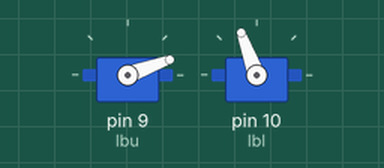
A sketch run on a simulated Arduino Uno, built with avr-gcc and run on an emulated ATmega328P. Shown: 2 × servo.

Above: at 0.05 s.
Timing chart, 0 to 3.0 s (numbered marks = the images above):
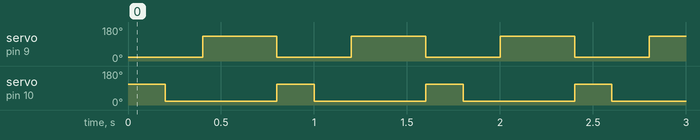

The sketch:

Squirrel_Arduino.ino
```cpp
#include <Servo.h>

Servo lbu;  // create servo object to control a servo
Servo lbl;
// twelve servo objects can be created on most boards
int angle_offset = 20;
int max_angle = 145;
int pos = 0;    // variable to store the servo position
int len_upper = 40;
int len_lower = 40;
int ht = 100;
void setup() {
  lbu.attach(9);  // attaches the servo on pin 9 to the servo object
  lbl.attach(10);
  lbu.write(90+angle_offset);
  lbl.write(angle_offset);
}
void writeAdjusted(Servo servo, int angle) {
  // kludge wrapper to restrict pulse limits and write the angle in real bounds :(
  int new_angle = angle;
  new_angle = new_angle > 0 ? new_angle : 0;
  new_angle = new_angle + angle_offset;
  new_angle = new_angle <= max_angle ? new_angle : max_angle;
  servo.write(new_angle);

}
void setKinematicStep(int angle_upper, int target_height, boolean concave) {
  // Specify angle from -a to +a (where a is roughly 60)
  // Will try to match lower joint parameter to achieve desired height with given upper joint parameter
  // If angle is out of bounds, will go to 'closest' option.
  writeAdjusted(lbu, 90 + angle_offset + angle_upper);
  int h_lower = target_height - len_upper * cos(PI * angle_upper / 180); //estimate lower leg desired height;
  int projected_angle = acos(float(h_lower)/float(len_lower))* 180 / PI;
  if (concave) {
    writeAdjusted(lbl, projected_angle + angle_upper + angle_offset);
  } else {
    writeAdjusted(lbl, angle_upper + angle_offset - projected_angle);
  }
}

void KinematicAngleSweep(int start_angle, int end_angle, int height){
  // Assumes concave leg configuration
  if (end_angle < start_angle) { // avoid infinite loop
    end_angle = start_angle; // set kinematic position to start_angle only, no sweep
  }
  int angle = start_angle;
  while (angle <= end_angle) {
    setKinematicStep(angle, height, true);
    angle++;
    delay(5);
  }
}

void KinematicAngleSweepWithPropulsion(int start_angle, int end_angle, int height, int height_delta){
  // Assumes concave leg configuration
  // Prob could just use a simple circular sweep in this case, but...
  if (end_angle < start_angle) { // avoid infinite loop
    end_angle = start_angle; // set kinematic position to start_angle only, no sweep
  }
  int angle = start_angle;
  int curr_height = height;
  while (angle <= end_angle) {
    setKinematicStep(angle, curr_height, true);
    angle++;
    height = height + height_delta * angle / (end_angle - start_angle + 1);
    delay(5);
  }
}

void setHindLegs(int angle_upper, int angle_lower){
  lbu.write(angle_upper+angle_offset);
  lbl.write(angle_lower+angle_offset);
}
void loop() {
//  setHindLegs(60,30);
//  delay(300);
  setHindLegs(0,90);
  delay(200);
  setHindLegs(0,0);
  delay(200);
  setHindLegs(110,0);
  delay(400);
//setHindLegs(0,0);
}
```

Measured:
- by itself, servo on pin 9 (lbu): alternates 130° for 0.40 s and 20° for 0.40 s
- by itself, servo on pin 10 (lbl): alternates 110° for 0.20 s and 20° for 0.60 s
